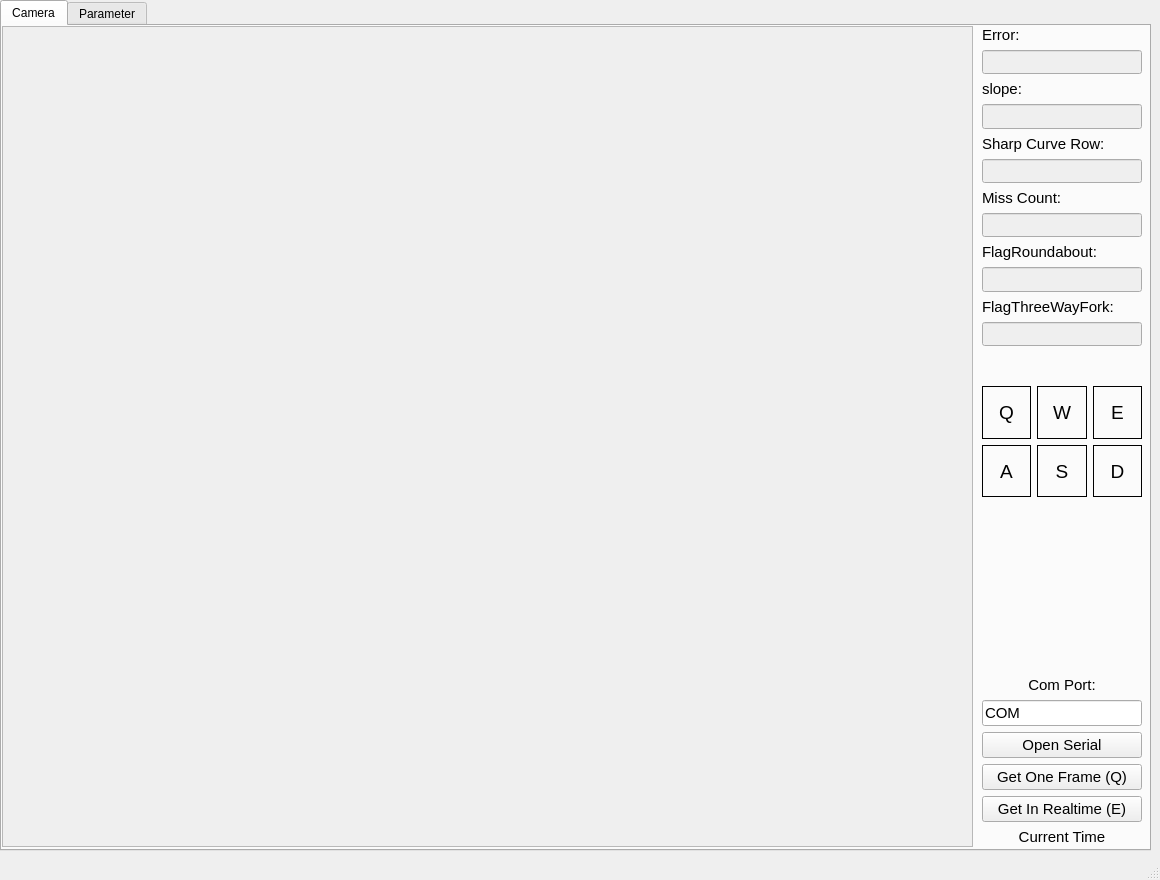
<?xml version="1.0" encoding="UTF-8"?>
<ui version="4.0">
 <class>MainWindow</class>
 <widget class="QMainWindow" name="MainWindow">
  <property name="enabled">
   <bool>true</bool>
  </property>
  <property name="geometry">
   <rect>
    <x>0</x>
    <y>0</y>
    <width>1160</width>
    <height>880</height>
   </rect>
  </property>
  <property name="mouseTracking">
   <bool>false</bool>
  </property>
  <property name="focusPolicy">
   <enum>Qt::StrongFocus</enum>
  </property>
  <property name="windowTitle">
   <string>Smart Car Camera Viewer</string>
  </property>
  <widget class="QWidget" name="centralwidget">
   <widget class="QTabWidget" name="tabWidget">
    <property name="enabled">
     <bool>true</bool>
    </property>
    <property name="geometry">
     <rect>
      <x>0</x>
      <y>0</y>
      <width>1151</width>
      <height>851</height>
     </rect>
    </property>
    <property name="currentIndex">
     <number>0</number>
    </property>
    <widget class="QWidget" name="tab_camera">
     <attribute name="title">
      <string>Camera</string>
     </attribute>
     <widget class="QWidget" name="verticalLayoutWidget">
      <property name="geometry">
       <rect>
        <x>980</x>
        <y>0</y>
        <width>160</width>
        <height>320</height>
       </rect>
      </property>
      <layout class="QVBoxLayout" name="verticalLayout">
       <item>
        <widget class="QLabel" name="label_error">
         <property name="font">
          <font>
           <pointsize>11</pointsize>
          </font>
         </property>
         <property name="text">
          <string>Error:</string>
         </property>
        </widget>
       </item>
       <item>
        <widget class="QLineEdit" name="edit_error">
         <property name="enabled">
          <bool>false</bool>
         </property>
         <property name="font">
          <font>
           <pointsize>11</pointsize>
          </font>
         </property>
        </widget>
       </item>
       <item>
        <widget class="QLabel" name="label_slope">
         <property name="font">
          <font>
           <pointsize>11</pointsize>
          </font>
         </property>
         <property name="text">
          <string>slope:</string>
         </property>
        </widget>
       </item>
       <item>
        <widget class="QLineEdit" name="edit_slope">
         <property name="enabled">
          <bool>false</bool>
         </property>
         <property name="font">
          <font>
           <pointsize>11</pointsize>
          </font>
         </property>
        </widget>
       </item>
       <item>
        <widget class="QLabel" name="label_sharp_curve_row">
         <property name="font">
          <font>
           <pointsize>11</pointsize>
          </font>
         </property>
         <property name="text">
          <string>Sharp Curve Row:</string>
         </property>
        </widget>
       </item>
       <item>
        <widget class="QLineEdit" name="edit_sharp_curve_row">
         <property name="enabled">
          <bool>false</bool>
         </property>
         <property name="font">
          <font>
           <pointsize>11</pointsize>
          </font>
         </property>
        </widget>
       </item>
       <item>
        <widget class="QLabel" name="label_miss_count">
         <property name="font">
          <font>
           <pointsize>11</pointsize>
          </font>
         </property>
         <property name="text">
          <string>Miss Count:</string>
         </property>
        </widget>
       </item>
       <item>
        <widget class="QLineEdit" name="edit_miss_count">
         <property name="enabled">
          <bool>false</bool>
         </property>
         <property name="font">
          <font>
           <pointsize>11</pointsize>
          </font>
         </property>
        </widget>
       </item>
       <item>
        <widget class="QLabel" name="label_roundabout">
         <property name="font">
          <font>
           <pointsize>11</pointsize>
          </font>
         </property>
         <property name="text">
          <string>FlagRoundabout:</string>
         </property>
        </widget>
       </item>
       <item>
        <widget class="QLineEdit" name="edit_roundabout">
         <property name="enabled">
          <bool>false</bool>
         </property>
         <property name="font">
          <font>
           <pointsize>11</pointsize>
          </font>
         </property>
        </widget>
       </item>
       <item>
        <widget class="QLabel" name="label_three_way_fork">
         <property name="font">
          <font>
           <pointsize>11</pointsize>
          </font>
         </property>
         <property name="text">
          <string>FlagThreeWayFork:</string>
         </property>
        </widget>
       </item>
       <item>
        <widget class="QLineEdit" name="edit_three_way_fork">
         <property name="enabled">
          <bool>false</bool>
         </property>
         <property name="font">
          <font>
           <pointsize>11</pointsize>
          </font>
         </property>
        </widget>
       </item>
      </layout>
     </widget>
     <widget class="QWidget" name="verticalLayoutWidget_3">
      <property name="geometry">
       <rect>
        <x>980</x>
        <y>650</y>
        <width>160</width>
        <height>170</height>
       </rect>
      </property>
      <layout class="QVBoxLayout" name="verticalLayout_3">
       <item>
        <widget class="QLabel" name="label_port">
         <property name="font">
          <font>
           <pointsize>11</pointsize>
          </font>
         </property>
         <property name="styleSheet">
          <string notr="true"/>
         </property>
         <property name="text">
          <string>Com Port:</string>
         </property>
         <property name="alignment">
          <set>Qt::AlignCenter</set>
         </property>
        </widget>
       </item>
       <item>
        <widget class="QLineEdit" name="edit_port">
         <property name="enabled">
          <bool>true</bool>
         </property>
         <property name="font">
          <font>
           <pointsize>11</pointsize>
          </font>
         </property>
         <property name="text">
          <string>COM</string>
         </property>
        </widget>
       </item>
       <item>
        <widget class="QPushButton" name="button_serial">
         <property name="font">
          <font>
           <pointsize>11</pointsize>
          </font>
         </property>
         <property name="text">
          <string>Open Serial</string>
         </property>
        </widget>
       </item>
       <item>
        <widget class="QPushButton" name="button_get_one">
         <property name="enabled">
          <bool>true</bool>
         </property>
         <property name="font">
          <font>
           <pointsize>11</pointsize>
          </font>
         </property>
         <property name="text">
          <string>Get One Frame (Q)</string>
         </property>
        </widget>
       </item>
       <item>
        <widget class="QPushButton" name="button_get_in_realtime">
         <property name="font">
          <font>
           <pointsize>11</pointsize>
          </font>
         </property>
         <property name="text">
          <string>Get In Realtime (E)</string>
         </property>
        </widget>
       </item>
       <item>
        <widget class="QLabel" name="label_time">
         <property name="font">
          <font>
           <pointsize>11</pointsize>
          </font>
         </property>
         <property name="styleSheet">
          <string notr="true"/>
         </property>
         <property name="text">
          <string>Current Time</string>
         </property>
         <property name="alignment">
          <set>Qt::AlignCenter</set>
         </property>
        </widget>
       </item>
      </layout>
     </widget>
     <widget class="QTextEdit" name="edit_camera">
      <property name="enabled">
       <bool>false</bool>
      </property>
      <property name="geometry">
       <rect>
        <x>0</x>
        <y>0</y>
        <width>971</width>
        <height>821</height>
       </rect>
      </property>
      <property name="font">
       <font>
        <pointsize>9</pointsize>
       </font>
      </property>
      <property name="html">
       <string>&lt;!DOCTYPE HTML PUBLIC &quot;-//W3C//DTD HTML 4.0//EN&quot; &quot;http://www.w3.org/TR/REC-html40/strict.dtd&quot;&gt;
&lt;html&gt;&lt;head&gt;&lt;meta name=&quot;qrichtext&quot; content=&quot;1&quot; /&gt;&lt;style type=&quot;text/css&quot;&gt;
p, li { white-space: pre-wrap; }
&lt;/style&gt;&lt;/head&gt;&lt;body style=&quot; font-family:'MS Shell Dlg 2'; font-size:9pt; font-weight:400; font-style:normal;&quot;&gt;
&lt;p style=&quot;-qt-paragraph-type:empty; margin-top:0px; margin-bottom:0px; margin-left:0px; margin-right:0px; -qt-block-indent:0; text-indent:0px; font-size:11pt;&quot;&gt;&lt;br /&gt;&lt;/p&gt;&lt;/body&gt;&lt;/html&gt;</string>
      </property>
     </widget>
     <widget class="QWidget" name="gridLayoutWidget">
      <property name="geometry">
       <rect>
        <x>980</x>
        <y>360</y>
        <width>160</width>
        <height>111</height>
       </rect>
      </property>
      <layout class="QGridLayout" name="gridLayout">
       <item row="1" column="1">
        <widget class="QLabel" name="label_S">
         <property name="font">
          <font>
           <pointsize>14</pointsize>
          </font>
         </property>
         <property name="frameShape">
          <enum>QFrame::Box</enum>
         </property>
         <property name="text">
          <string>S</string>
         </property>
         <property name="alignment">
          <set>Qt::AlignCenter</set>
         </property>
         <property name="margin">
          <number>0</number>
         </property>
        </widget>
       </item>
       <item row="0" column="0">
        <widget class="QLabel" name="label_Q">
         <property name="font">
          <font>
           <pointsize>14</pointsize>
          </font>
         </property>
         <property name="frameShape">
          <enum>QFrame::Box</enum>
         </property>
         <property name="text">
          <string>Q</string>
         </property>
         <property name="alignment">
          <set>Qt::AlignCenter</set>
         </property>
         <property name="margin">
          <number>0</number>
         </property>
        </widget>
       </item>
       <item row="1" column="0">
        <widget class="QLabel" name="label_A">
         <property name="font">
          <font>
           <pointsize>14</pointsize>
          </font>
         </property>
         <property name="frameShape">
          <enum>QFrame::Box</enum>
         </property>
         <property name="text">
          <string>A</string>
         </property>
         <property name="alignment">
          <set>Qt::AlignCenter</set>
         </property>
         <property name="margin">
          <number>0</number>
         </property>
        </widget>
       </item>
       <item row="1" column="2">
        <widget class="QLabel" name="label_D">
         <property name="font">
          <font>
           <pointsize>14</pointsize>
          </font>
         </property>
         <property name="frameShape">
          <enum>QFrame::Box</enum>
         </property>
         <property name="text">
          <string>D</string>
         </property>
         <property name="alignment">
          <set>Qt::AlignCenter</set>
         </property>
         <property name="margin">
          <number>0</number>
         </property>
        </widget>
       </item>
       <item row="0" column="2">
        <widget class="QLabel" name="label_E">
         <property name="font">
          <font>
           <pointsize>14</pointsize>
          </font>
         </property>
         <property name="frameShape">
          <enum>QFrame::Box</enum>
         </property>
         <property name="text">
          <string>E</string>
         </property>
         <property name="alignment">
          <set>Qt::AlignCenter</set>
         </property>
         <property name="margin">
          <number>0</number>
         </property>
        </widget>
       </item>
       <item row="0" column="1">
        <widget class="QLabel" name="label_w">
         <property name="font">
          <font>
           <pointsize>14</pointsize>
          </font>
         </property>
         <property name="frameShape">
          <enum>QFrame::Box</enum>
         </property>
         <property name="text">
          <string>W</string>
         </property>
         <property name="alignment">
          <set>Qt::AlignCenter</set>
         </property>
         <property name="margin">
          <number>0</number>
         </property>
        </widget>
       </item>
      </layout>
     </widget>
    </widget>
    <widget class="QWidget" name="tab_paramerter">
     <attribute name="title">
      <string>Parameter</string>
     </attribute>
     <widget class="QTableWidget" name="tableWidget">
      <property name="geometry">
       <rect>
        <x>10</x>
        <y>10</y>
        <width>500</width>
        <height>600</height>
       </rect>
      </property>
      <attribute name="horizontalHeaderDefaultSectionSize">
       <number>250</number>
      </attribute>
      <attribute name="horizontalHeaderShowSortIndicator" stdset="0">
       <bool>false</bool>
      </attribute>
      <attribute name="horizontalHeaderStretchLastSection">
       <bool>true</bool>
      </attribute>
      <column>
       <property name="text">
        <string>Name</string>
       </property>
      </column>
      <column>
       <property name="text">
        <string>Value</string>
       </property>
      </column>
     </widget>
     <widget class="QWidget" name="verticalLayoutWidget_2">
      <property name="geometry">
       <rect>
        <x>520</x>
        <y>10</y>
        <width>160</width>
        <height>136</height>
       </rect>
      </property>
      <layout class="QVBoxLayout" name="verticalLayout_2">
       <item>
        <widget class="QLabel" name="label_name">
         <property name="font">
          <font>
           <pointsize>11</pointsize>
          </font>
         </property>
         <property name="text">
          <string>Name:</string>
         </property>
        </widget>
       </item>
       <item>
        <widget class="QLineEdit" name="edit_name">
         <property name="font">
          <font>
           <pointsize>11</pointsize>
          </font>
         </property>
        </widget>
       </item>
       <item>
        <widget class="QLabel" name="label_value">
         <property name="font">
          <font>
           <pointsize>11</pointsize>
          </font>
         </property>
         <property name="text">
          <string>Value:</string>
         </property>
        </widget>
       </item>
       <item>
        <widget class="QLineEdit" name="edit_value">
         <property name="font">
          <font>
           <pointsize>11</pointsize>
          </font>
         </property>
        </widget>
       </item>
       <item>
        <widget class="QPushButton" name="button_sync">
         <property name="font">
          <font>
           <pointsize>11</pointsize>
          </font>
         </property>
         <property name="text">
          <string>sync</string>
         </property>
        </widget>
       </item>
      </layout>
     </widget>
    </widget>
   </widget>
  </widget>
  <widget class="QStatusBar" name="statusbar"/>
 </widget>
 <resources/>
 <connections/>
</ui>
